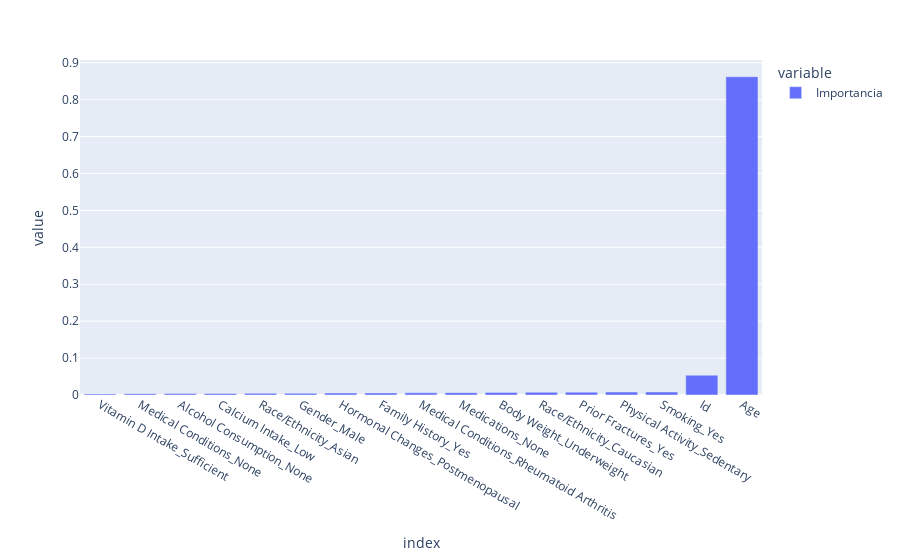

The cell this chart's notebook holds for it:
### Code cell
df = pd.DataFrame(model.feature_importances_.T, index=X.columns, columns=['Importancia'])
df.sort_values('Importancia', ascending=False)
px.bar(df.sort_values('Importancia'))

### Figure 1 — Plotly figure (JSON) as saved in the notebook; plotly's stock layout.template omitted (floating-point values rounded to 4 significant figures)
{"data": [{"alignmentgroup": "True", "hovertemplate": "variable=Importancia<br>index=%{x}<br>value=%{y}<extra></extra>", "legendgroup": "Importancia", "marker": {"color": "#636efa", "pattern": {"shape": ""}}, "name": "Importancia", "offsetgroup": "Importancia", "orientation": "v", "showlegend": true, "textposition": "auto", "x": ["Vitamin D Intake_Sufficient", "Medical Conditions_None", "Alcohol Consumption_None", "Calcium Intake_Low", "Race/Ethnicity_Asian", "Gender_Male", "Hormonal Changes_Postmenopausal", "Family History_Yes", "Medical Conditions_Rheumatoid Arthritis", "Medications_None", "Body Weight_Underweight", "Race/Ethnicity_Caucasian", "Prior Fractures_Yes", "Physical Activity_Sedentary", "Smoking_Yes", "Id", "Age"], "xaxis": "x", "y": [0.002942, 0.003566, 0.003782, 0.004186, 0.004457, 0.004485, 0.005247, 0.005437, 0.005833, 0.006222, 0.007078, 0.007269, 0.0077, 0.00801, 0.00812, 0.05364, 0.862], "yaxis": "y", "type": "bar"}], "layout": {"xaxis": {"anchor": "y", "domain": [0.0, 1.0], "title": {"text": "index"}}, "yaxis": {"anchor": "x", "domain": [0.0, 1.0], "title": {"text": "value"}}, "legend": {"title": {"text": "variable"}, "tracegroupgap": 0}, "margin": {"t": 60}, "barmode": "relative"}}
